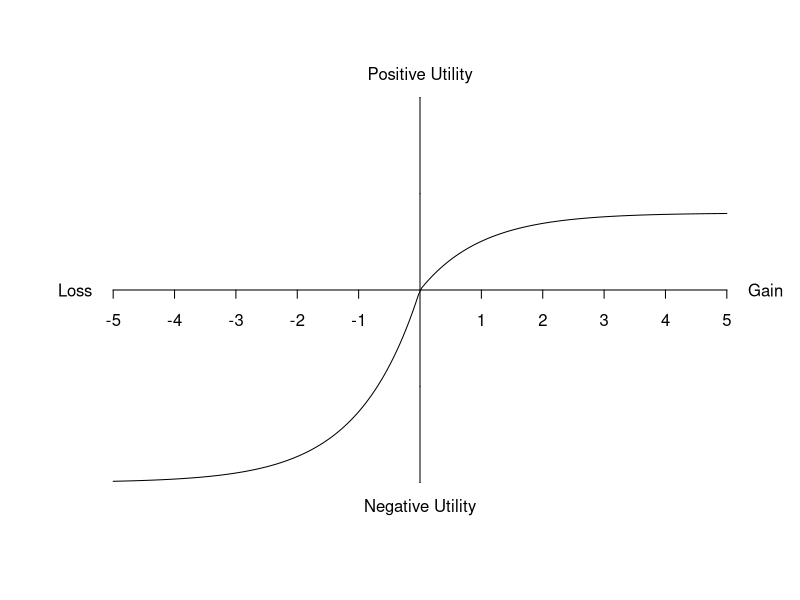
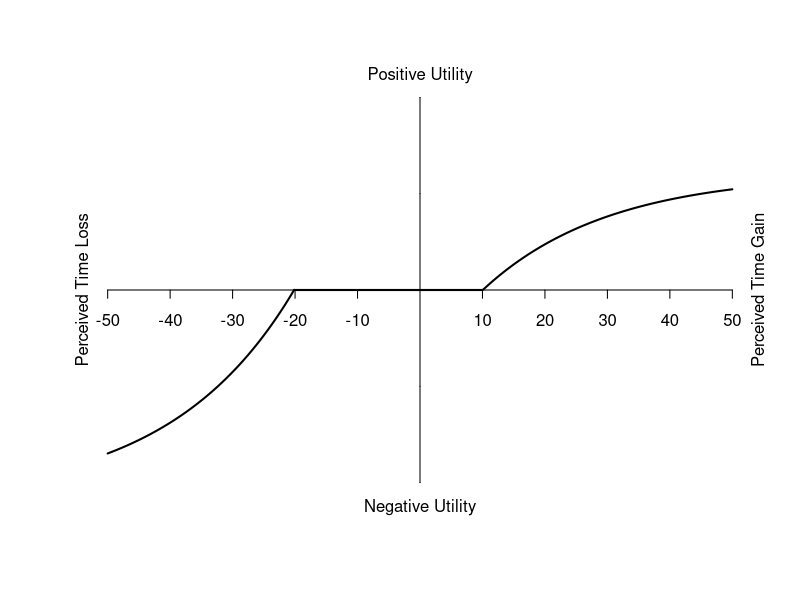
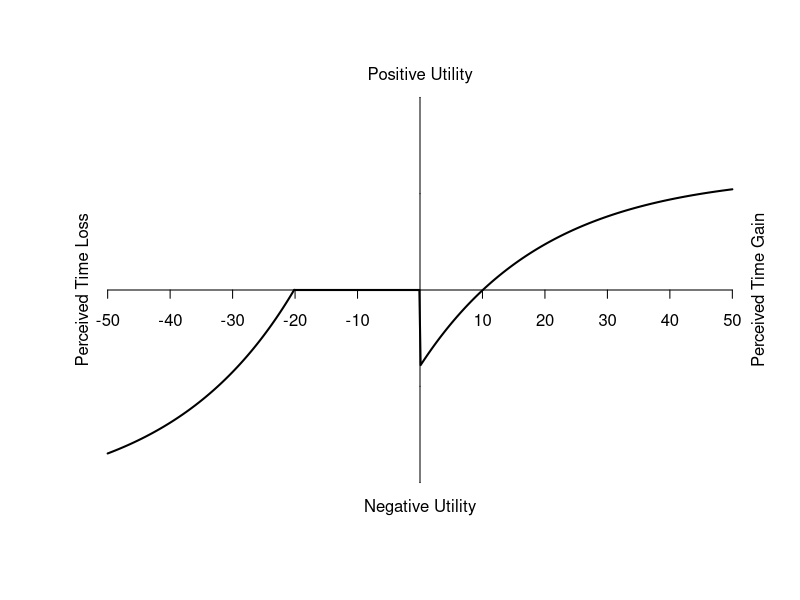

These figures' R source, in order:
par(mfrow = c(1,1))

x <- data.frame(x = seq(-5,5,length=200))
yp <- NA
for (i in 1:200) {ifelse (x$x[i] > 0, x$yp[i] <- 0.4*pexp(x$x[i]), x$yp[i] <- .9999*exp(x$x[i]) - 1)}
plot(x,yp,type="l", ylab = NA, yaxt="n", axes=F, bty="n", xlim = c(-5.1,5.1), ylim = c(-1, 1))
#ticks<-c(-1,0,1)
t <- c(-5,-4,-3,-2,-1,1,2,3,4,5)
axis(1, pos=0, at=t,labels=t,tck = -.02)
axis(2, pos=0, labels = F,tck = 0)
#axis(2, pos=0, at=ticks,labels=ticks, las = 2,tck = -.02)
mtext("Gain", side=4, line=-0.5, las = 2)
mtext("Loss", side=2, line=-0.5, las = 2)
mtext("Negative Utility", side=1, line=-0.1)
mtext("Positive Utility", side=3, line=-0.1)


par(mfrow = c(1,1))

x <- data.frame(x = seq(-50,50,length=500))
yp <- NA
for (i in 1:500) {
  if (x$x[i] > -20) {if (x$x[i] > 10) {x$yp[i] <- (2*pexp(x$x[i]/20)-0.79)} else {x$yp[i] <- 0}}
    if (x$x[i] < -20) {x$yp[i] <- (6*exp(x$x[i]/20)-2.19)}}

plot(x,yp,type="l", ylab = NA, yaxt="n", axes=F, bty="n", xlim = c(-50.1,50.1), ylim = c(-2, 2), lwd=2)
#ticks<-c(-1,0,1)
t <- c(-50,-40,-30,-20,-10,10,20,30,40,50)
axis(1, pos=0, at=t,labels=t,tck = -.02)
axis(2, pos=0, labels = F,tck = 0)
#axis(2, pos=0, at=ticks,labels=ticks, las = 2,tck = -.02)
mtext("Perceived Time Gain", side=4, line=-0.5, las = 3)
mtext("Perceived Time Loss", side=2, line=-0.5, las = 3)
mtext("Negative Utility", side=1, line=-0.1)
mtext("Positive Utility", side=3, line=-0.1)




# perceive liked activity as loss
x <- data.frame(x = seq(-50,50,length=500))
yp <- NA
for (i in 1:500) {
  if (x$x[i] > -20) {if (x$x[i] > 0) {x$yp[i] <- (2*pexp(x$x[i]/20)-0.79)} else {x$yp[i] <- 0}}
  if (x$x[i] < -20) {x$yp[i] <- (6*exp(x$x[i]/20)-2.19)}}

plot(x,yp,type="l", ylab = NA, yaxt="n", axes=F, bty="n", xlim = c(-50.1,50.1), ylim = c(-2, 2), lwd=2)
#ticks<-c(-1,0,1)
t <- c(-50,-40,-30,-20,-10,10,20,30,40,50)
axis(1, pos=0, at=t,labels=t,tck = -.02)
axis(2, pos=0, labels = F,tck = 0)
#axis(2, pos=0, at=ticks,labels=ticks, las = 2,tck = -.02)
mtext("Perceived Time Gain", side=4, line=-0.5, las = 3)
mtext("Perceived Time Loss", side=2, line=-0.5, las = 3)
mtext("Negative Utility", side=1, line=-0.1)
mtext("Positive Utility", side=3, line=-0.1)
